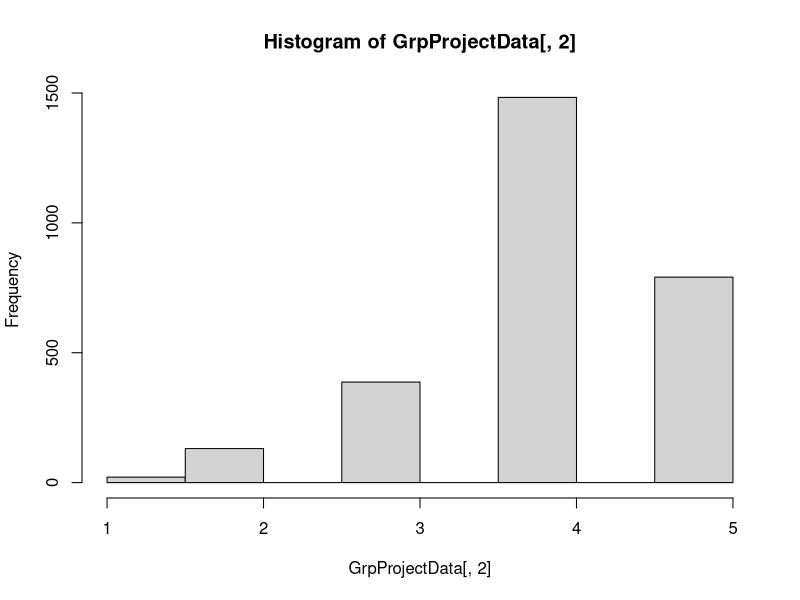

Recreate this plot in R.
## ---- chunk 1
GrpProjectData<- read.csv("data/Boats.csv",sep=";")

## ---- chunk 2
summary(cars)
## ---- chunk 3
hist(GrpProjectData[,2])
